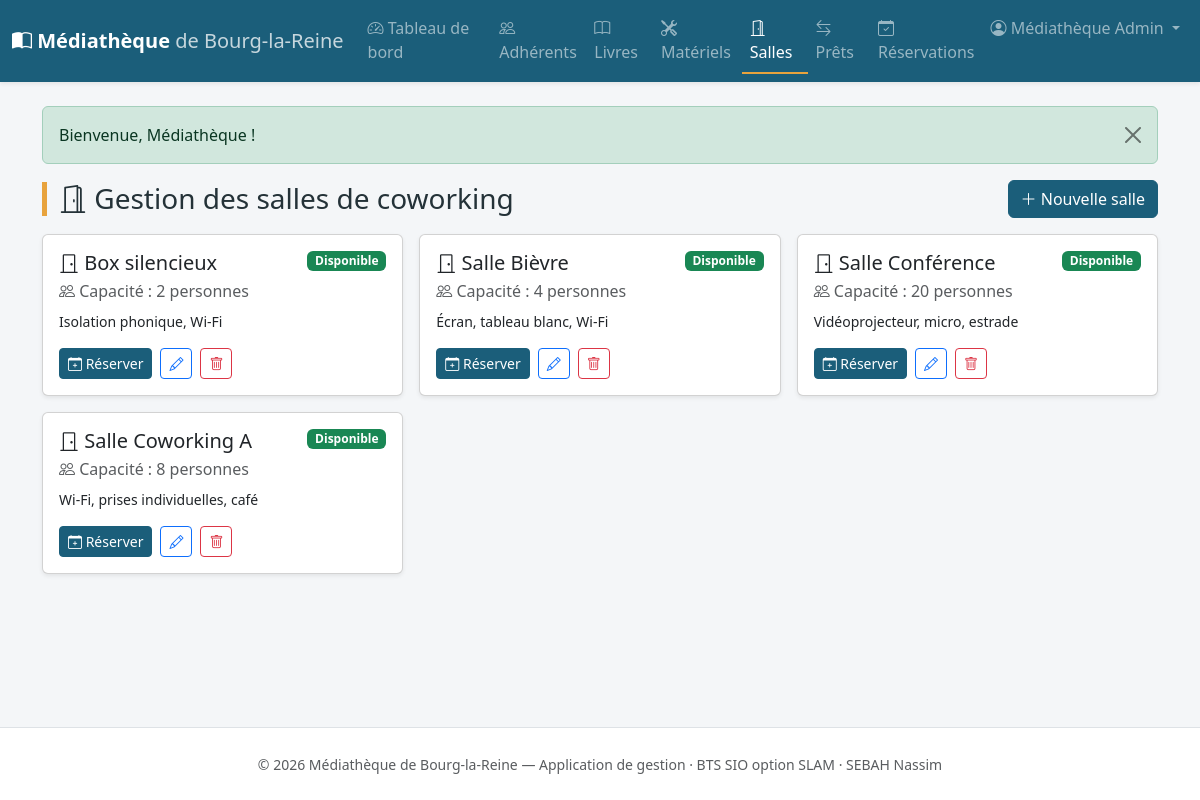
Page /public/index.php?ctrl=salle&action=index (signed in) on the committed database.
### tables this page shows
CREATE TABLE salle (
    id          INT AUTO_INCREMENT PRIMARY KEY,
    nom         VARCHAR(80) NOT NULL,
    capacite    INT NOT NULL DEFAULT 1,
    equipements VARCHAR(255),
    disponible  TINYINT(1) NOT NULL DEFAULT 1
);

### app/controllers/SalleController.php (called while the page is built, shortened)
<?php
class SalleController extends Controller
{
    public function index($id = null): void
    {
        $this->view('salle/index', [
            'titre'  => 'Gestion des salles',
            'salles' => $this->model('Salle')->allSorted(),
        ]);
    }
}

### public/index.php (called while the page is built, shortened)
<?php
require ROOT . '/app/core/helpers.php';
$action = preg_replace('/[^a-zA-Z]/', '', $_GET['action'] ?? 'index');
$id     = isset($_GET['id']) ? (int) $_GET['id'] : null;
$controller = new $controllerClass();
$controller->$action($id);

### app/models/Salle.php (called while the page is built, shortened)
<?php
class Salle extends Model
{
    public function allSorted(): array
    {
        return $this->db->query("SELECT * FROM salle ORDER BY nom")->fetchAll();
    }
}

### app/views/salle/index.php (the view)
<div class="d-flex justify-content-between align-items-center mb-3 flex-wrap gap-2">
    <h1 class="h3 page-title mb-0"><i class="bi bi-door-open"></i> Gestion des salles de coworking</h1>
    <a href="<?= url('salle', 'form') ?>" class="btn btn-mediatheque">
        <i class="bi bi-plus-lg"></i> Nouvelle salle
    </a>
</div>
<div class="row g-3">
    <?php if (empty($salles)): ?>
        <p class="text-muted">Aucune salle enregistrée.</p>
    <?php else: foreach ($salles as $s): ?>
        <div class="col-md-6 col-lg-4">
            <div class="card shadow-sm h-100">
                <div class="card-body">
                    <div class="d-flex justify-content-between align-items-start">
                        <h5 class="card-title mb-1"><i class="bi bi-door-closed"></i> <?= e($s['nom']) ?></h5>
                        <?php if ($s['disponible']): ?>
                            <span class="badge text-bg-success">Disponible</span>
                        <?php else: ?>
                            <span class="badge text-bg-secondary">Indisponible</span>
                        <?php endif; ?>
                    </div>
                    <p class="text-muted mb-2"><i class="bi bi-people"></i> Capacité : <?= (int) $s['capacite'] ?> personnes</p>
                    <p class="small mb-3"><?= e($s['equipements']) ?: '<span class="text-muted">Aucun équipement renseigné</span>' ?></p>
                    <div class="d-flex gap-2 align-items-center">
                        <a href="<?= url('reservation', 'form') ?>" class="btn btn-sm btn-mediatheque">
                            <i class="bi bi-calendar-plus"></i> Réserver
                        </a>
                        <a href="<?= url('salle', 'form', ['id' => $s['id']]) ?>"
                           class="btn btn-sm btn-outline-primary"><i class="bi bi-pencil"></i></a>
                        <?= postButton('salle', 'delete', (int) $s['id'], '<i class="bi bi-trash"></i>', [
                            'class'   => 'btn btn-sm btn-outline-danger',
                            'confirm' => 'Supprimer cette salle ?',
                        ]) ?>
                    </div>
                </div>
            </div>
        </div>
    <?php endforeach; endif; ?>
</div>

### app/core/helpers.php (shortened to what this page needs)
<?php
function url(string $ctrl = 'home', string $action = 'index', array $params = []): string
{
    $query = array_merge(['ctrl' => $ctrl, 'action' => $action], $params);
    return BASE_URL . '?' . http_build_query($query);
}
function e(?string $value): string
{
    return htmlspecialchars($value ?? '', ENT_QUOTES, 'UTF-8');
}
function csrf_token(): string
{
    return $_SESSION['csrf_token'];
}
function csrf_field(): string
{
    return '<input type="hidden" name="_csrf" value="' . e(csrf_token()) . '">';
}
function postButton(string $ctrl, string $action, ?int $id, string $innerHtml, array $opts = []): string
{
    $params = $id !== null ? ['id' => $id] : [];
    $url   = url($ctrl, $action, $params);
    $cls   = $opts['class']      ?? 'btn btn-sm btn-outline-danger';
    $title = $opts['title']      ?? '';
    $conf  = $opts['confirm']    ?? '';
    $form  = $opts['form_class'] ?? 'd-inline';
    $cAttr = $conf !== '' ? ' data-confirm="' . e($conf) . '"' : '';
    return '<form method="post" action="' . e($url) . '" class="' . e($form) . '">'
         . csrf_field()
         . '<button type="submit" class="' . e($cls) . '" title="' . e($title) . '"' . $cAttr . '>'
         . $innerHtml
         . '</button>'
         . '</form>';
}

### public/css/style.css (style rules this page uses)
:root { --mediatheque: #1b5e7a; --mediatheque-dark: #134b62; --mediatheque-accent: #e8a33d; }
html, body { min-height: 100%; }
body { display: flex; flex-direction: column; min-height: 100vh; background-color: #f4f6f8; font-family: "Segoe UI", system-ui, -apple-system, sans-serif; color: #243238; }
.btn-mediatheque { background-color: var(--mediatheque); border-color: var(--mediatheque); color: #fff; }
.page-title { border-left: 5px solid var(--mediatheque-accent); padding-left: .75rem; }

### rows in the picture
salle: nom "Box silencieux", disponible "Disponible", capacite "2", equipements "Isolation phonique, Wi-Fi"
salle: nom "Salle Bièvre", disponible "Disponible", capacite "4", equipements "Écran, tableau blanc, Wi-Fi"
salle: nom "Salle Conférence", disponible "Disponible", capacite "20", equipements "Vidéoprojecteur, micro, estrade"
salle: nom "Salle Coworking A", disponible "Disponible", capacite "8", equipements "Wi-Fi, prises individuelles, café"

### other values in the picture
$label "Tableau de bord"
$label "Adhérents"
$label "Livres"
$label "Matériels"
$label "Salles"
$label "Prêts"
$label "Réservations"
$_SESSION['agent']['prenom'] . ' ' . $_SESSION['agent']['nom'] "Médiathèque Admin"
$_SESSION['flash']['message'] "Bienvenue, Médiathèque !"
